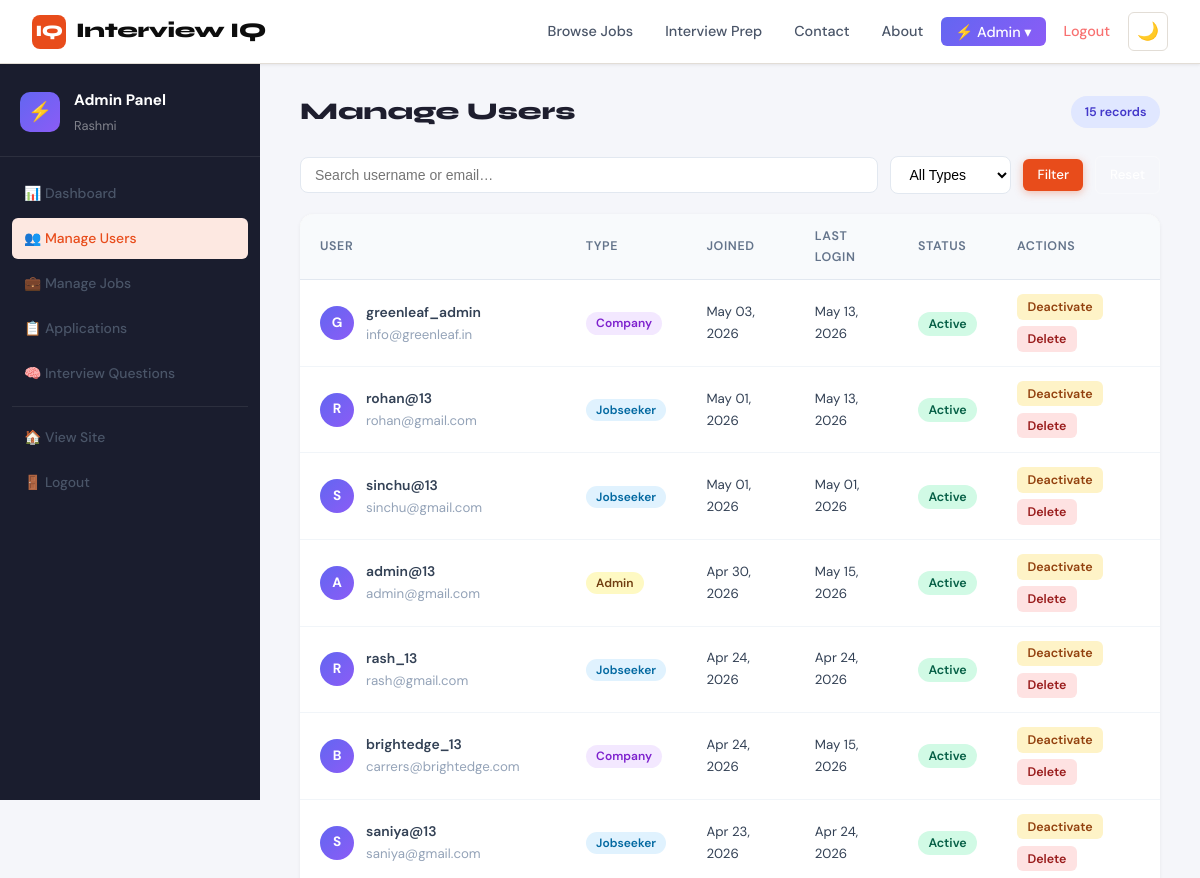
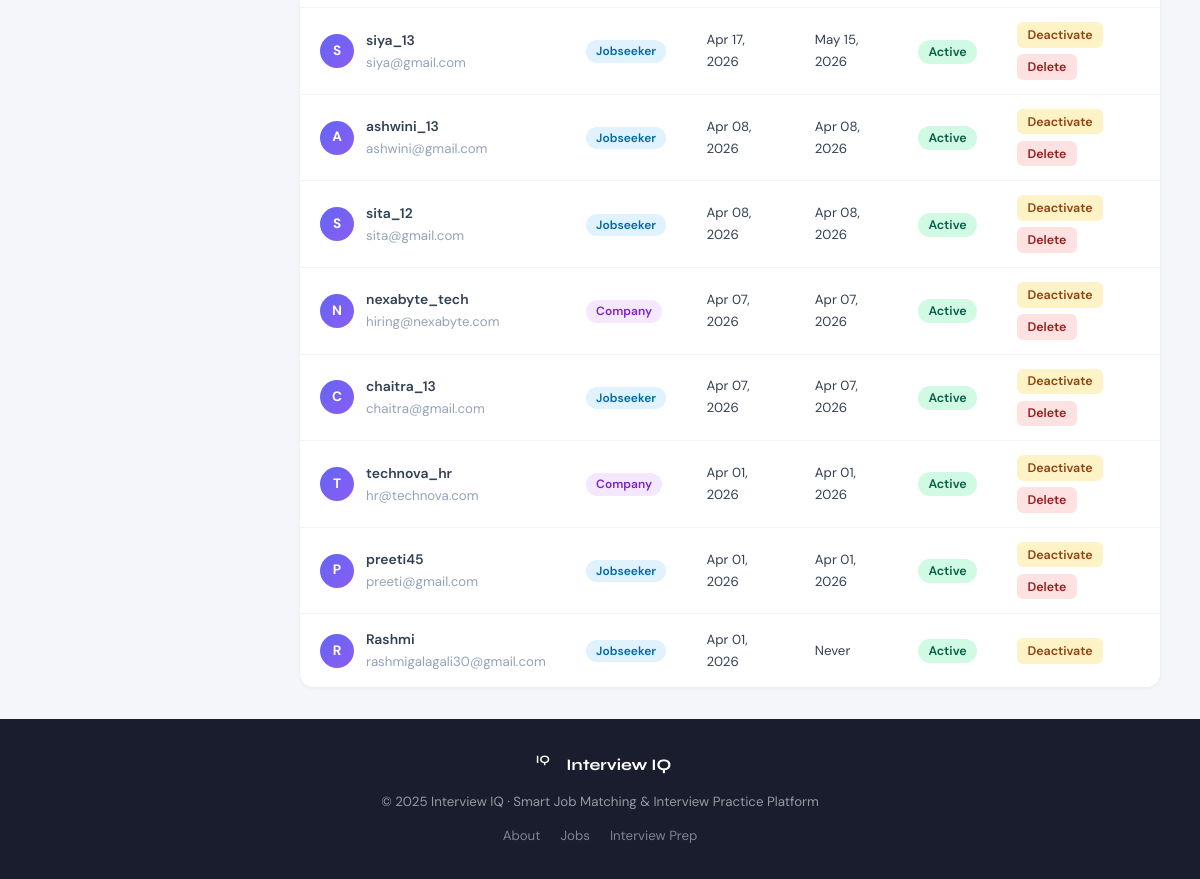
Page /admin-panel/users/ (signed in) on the committed database (2 pictures, top to bottom).
### accounts/models.py (models this page shows, shortened)
class User(AbstractUser):
    USER_TYPE_CHOICES = (('jobseeker', 'Job Seeker'), ('company', 'Company'), ('admin', 'Admin'))
    user_type = models.CharField(max_length=20, choices=USER_TYPE_CHOICES, default='jobseeker')
    email = models.EmailField(unique=True)
    def is_admin_user(self):
        return self.user_type == 'admin' or self.is_superuser

### admin_panel/views.py (the view)
    @login_required
    def wrapper(request, *args, **kwargs):
        if not request.user.is_admin_user():
            messages.error(request, "You do not have permission to access the admin panel.")
            return redirect('home')
        return view_func(request, *args, **kwargs)

### admin_panel/views.py (called while the page is built)
def admin_required(view_func):
    @login_required
    def wrapper(request, *args, **kwargs):
        if not request.user.is_admin_user():
            messages.error(request, "You do not have permission to access the admin panel.")
            return redirect('home')
        return view_func(request, *args, **kwargs)
    return wrapper

@admin_required
def admin_users(request):
    q = request.GET.get('q', '')
    user_type = request.GET.get('type', '')
    users = User.objects.all().order_by('-date_joined')
    if q:
        users = users.filter(Q(username__icontains=q) | Q(email__icontains=q))
    if user_type:
        users = users.filter(user_type=user_type)
    return render(request, 'admin_panel/manage_users.html', {
        'users': users, 'q': q, 'user_type': user_type,
    })

### templates/admin_panel/manage_users.html (shortened to what this page needs)
{% extends 'base.html' %}
{% block content %}
<div class="admin-layout">
  <aside class="admin-sidebar">
    <div class="sidebar-header">
      <div class="sidebar-logo">⚡</div>
      <div><div class="sidebar-title">Admin Panel</div><div class="sidebar-sub">{{ request.user.username }}</div></div>
    </div>
    <nav class="sidebar-nav">
      <a href="{% url 'admin_dashboard' %}" class="sidebar-link">📊 Dashboard</a>
      <a href="{% url 'admin_users' %}" class="sidebar-link active">👥 Manage Users</a>
      <a href="{% url 'admin_jobs' %}" class="sidebar-link">💼 Manage Jobs</a>
      <a href="{% url 'admin_applications' %}" class="sidebar-link">📋 Applications</a>
      <a href="{% url 'admin_questions' %}" class="sidebar-link">🧠 Interview Questions</a>
      <div class="sidebar-divider"></div>
      <a href="{% url 'home' %}" class="sidebar-link">🏠 View Site</a>
      <a href="{% url 'logout' %}" class="sidebar-link sidebar-logout">🚪 Logout</a>
    </nav>
  </aside>
  <main class="admin-main">
    <div class="admin-topbar">
      <h1 class="admin-page-title">Manage Users</h1>
      <span class="admin-badge">{{ users|length }} records</span>
    </div>
    <div class="admin-filters">
      <form method="get" class="filter-form">
        <input type="text" name="q" value="{{ q }}" placeholder="Search username or email…" class="filter-input">
        <select name="type" class="filter-select">
          <option value="">All Types</option>
        </select>
        <button type="submit" class="btn btn-primary btn-sm">Filter</button>
        <a href="{% url 'admin_users' %}" class="btn btn-outline btn-sm">Reset</a>
      </form>
    </div>
    <div class="admin-card">
      <div class="admin-table-wrap">
        <table class="admin-table">
          <thead>
            <tr><th>User</th><th>Type</th><th>Joined</th><th>Last Login</th><th>Status</th><th>Actions</th></tr>
          </thead>
          <tbody>
            {% for u in users %}
            <tr>
              <td>
                <div class="user-cell">
                  <div class="avatar-sm">{{ u.username|first|upper }}</div>
                  <div>
                    <div class="fw-600">{{ u.username }}</div>
                    <div class="text-sm text-muted">{{ u.email }}</div>
                  </div>
                </div>
              </td>
              <td><span class="badge badge-{{ u.user_type }}">{{ u.user_type|title }}</span></td>
              <td class="text-sm">{{ u.date_joined|date:"M d, Y" }}</td>
              <td class="text-sm text-muted">{{ u.last_login|date:"M d, Y"|default:"Never" }}</td>
              <td>
                {% if u.is_active %}
                  <span class="status-pill status-active">Active</span>
                {% else %}
                  <span class="status-pill status-inactive">Inactive</span>
                {% endif %}
              </td>
              <td>
                <div class="action-btns">
                  <form method="post" action="{% url 'admin_toggle_user' u.pk %}" style="display:inline;">
                    <button type="submit" class="btn btn-xs {% if u.is_active %}btn-warning{% else %}btn-success{% endif %}">
                      {% if u.is_active %}Deactivate{% else %}Activate{% endif %}
                    </button>
                  </form>
                  {% if u != request.user %}
                  <form method="post" action="{% url 'admin_delete_user' u.pk %}" style="display:inline;" onsubmit="return confirm('Delete user {{ u.username }}?')">
                    <button type="submit" class="btn btn-xs btn-danger">Delete</button>
                  </form>
                  {% endif %}
                </div>
              </td>
            </tr>
            {% empty %}
            <tr><td colspan="6" class="text-center text-muted py-4">No users found.</td></tr>
            {% endfor %}
          </tbody>
        </table>
      </div>
    </div>
  </main>
</div>
{% endblock %}

### static/css/home-enhancements.css (style rules this page uses)
:root { --dark-bg: #0a0a0a; --dark-paper: #1a1a1a; --dark-surface: #252525; --dark-border: #404040; --dark-muted: #a0a0a0; }

### rows in the picture
User: user.username "Rashmi", username|first "R", username "Rashmi", email "rashmigalagali30@gmail.com", user_type "Jobseeker", date_joined "Apr 01, 2026", last_login "Never", is_active "Active"
User: username|first "G", username "greenleaf_admin", email "info@greenleaf.in", user_type "Company", date_joined "May 03, 2026", last_login "May 13, 2026", is_active "Active"
User: username|first "R", username "rohan@13", email "rohan@gmail.com", user_type "Jobseeker", date_joined "May 01, 2026", last_login "May 13, 2026", is_active "Active"
User: username|first "S", username "sinchu@13", email "sinchu@gmail.com", user_type "Jobseeker", date_joined "May 01, 2026", last_login "May 01, 2026", is_active "Active"
User: username|first "A", username "admin@13", email "admin@gmail.com", user_type "Admin", date_joined "Apr 30, 2026", last_login "May 15, 2026", is_active "Active"
User: username|first "R", username "rash_13", email "rash@gmail.com", user_type "Jobseeker", date_joined "Apr 24, 2026", last_login "Apr 24, 2026", is_active "Active"
User: username|first "B", username "brightedge_13", email "carrers@brightedge.com", user_type "Company", date_joined "Apr 24, 2026", last_login "May 15, 2026", is_active "Active"
User: username|first "S", username "saniya@13", email "saniya@gmail.com", user_type "Jobseeker", date_joined "Apr 23, 2026", last_login "Apr 24, 2026", is_active "Active"
User: username|first "S", username "siya_13", email "siya@gmail.com", user_type "Jobseeker", date_joined "Apr 17, 2026", last_login "May 15, 2026", is_active "Active"
User: username|first "A", username "ashwini_13", email "ashwini@gmail.com", user_type "Jobseeker", date_joined "Apr 08, 2026", last_login "Apr 08, 2026", is_active "Active"
User: username|first "S", username "sita_12", email "sita@gmail.com", user_type "Jobseeker", date_joined "Apr 08, 2026", last_login "Apr 08, 2026", is_active "Active"
User: username|first "N", username "nexabyte_tech", email "hiring@nexabyte.com", user_type "Company", date_joined "Apr 07, 2026", last_login "Apr 07, 2026", is_active "Active"
User: username|first "C", username "chaitra_13", email "chaitra@gmail.com", user_type "Jobseeker", date_joined "Apr 07, 2026", last_login "Apr 07, 2026", is_active "Active"
User: username|first "T", username "technova_hr", email "hr@technova.com", user_type "Company", date_joined "Apr 01, 2026", last_login "Apr 01, 2026", is_active "Active"
User: username|first "P", username "preeti45", email "preeti@gmail.com", user_type "Jobseeker", date_joined "Apr 01, 2026", last_login "Apr 01, 2026", is_active "Active"

### other values in the picture
{{ users|length }} "15"
